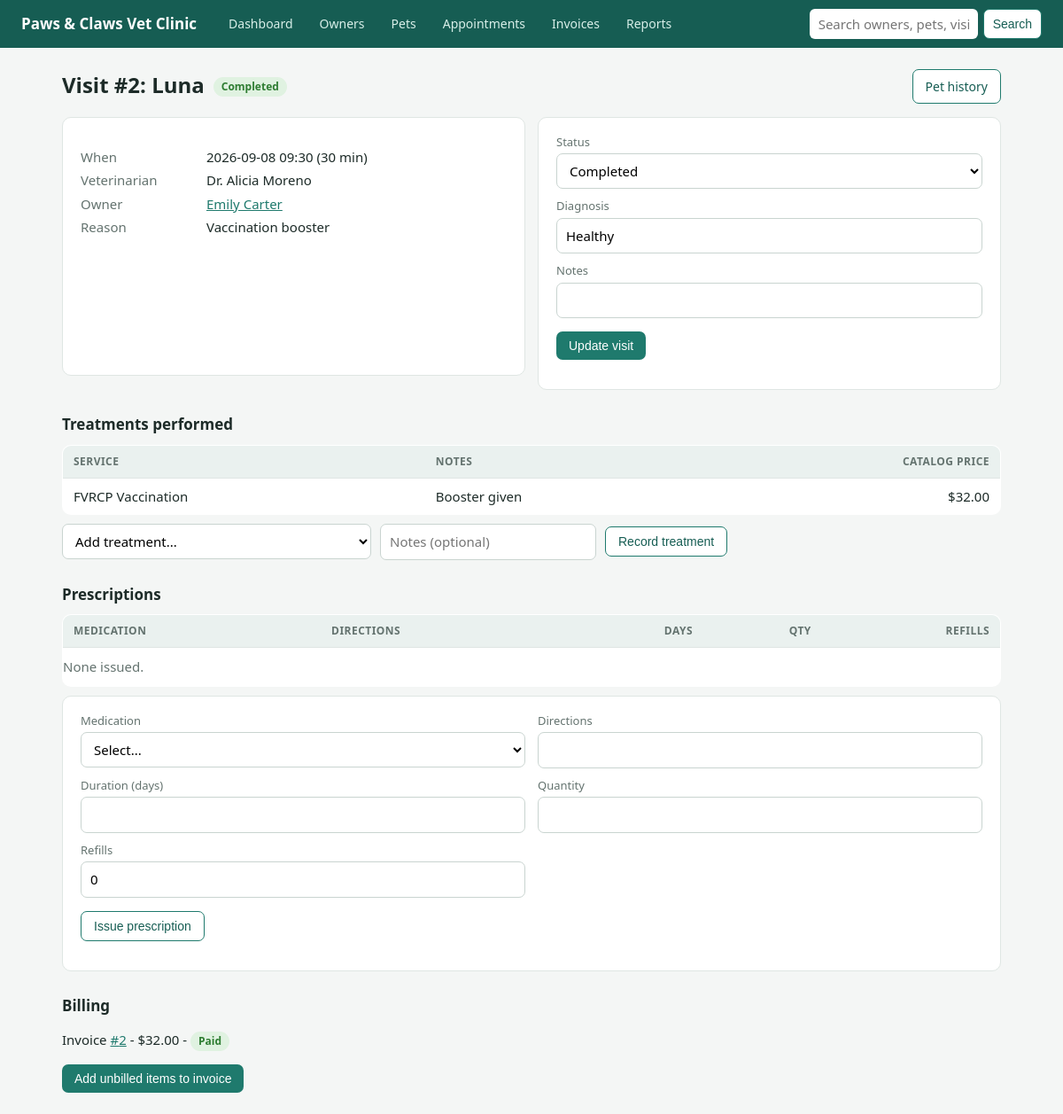
/appointments/2, run on the app's committed database.
### tables this page shows
CREATE TABLE appointment (
    appointment_id  INTEGER PRIMARY KEY AUTOINCREMENT,
    pet_id          INTEGER      NOT NULL,
    vet_id          INTEGER      NOT NULL,
    appt_datetime   DATETIME     NOT NULL,          -- 'YYYY-MM-DD HH:MM'
    duration_min    INTEGER      NOT NULL DEFAULT 30 CHECK (duration_min > 0),
    reason          VARCHAR(200) NOT NULL,
    status          VARCHAR(12)  NOT NULL DEFAULT 'Scheduled'
        CHECK (status IN ('Scheduled','Completed','Cancelled','No-Show')),
    diagnosis       VARCHAR(255),
    notes           VARCHAR(500),
    CONSTRAINT uq_vet_slot UNIQUE (vet_id, appt_datetime),   -- no double-booking
    CONSTRAINT fk_appt_pet FOREIGN KEY (pet_id)
        REFERENCES pet (pet_id) ON UPDATE CASCADE ON DELETE RESTRICT,
    CONSTRAINT fk_appt_vet FOREIGN KEY (vet_id)
        REFERENCES veterinarian (vet_id) ON UPDATE CASCADE ON DELETE RESTRICT
);

CREATE TABLE pet (
    pet_id          INTEGER PRIMARY KEY AUTOINCREMENT,
    owner_id        INTEGER      NOT NULL,          -- exactly one primary owner
    breed_id        INTEGER      NOT NULL,          -- species is reached through breed
    pet_name        VARCHAR(40)  NOT NULL,
    sex             CHAR(1)      NOT NULL CHECK (sex IN ('M','F')),
    birth_date      DATE,
    color           VARCHAR(40),
    weight_kg       DECIMAL(5,2) CHECK (weight_kg > 0),
    microchip_no    VARCHAR(20)  UNIQUE,
    status          VARCHAR(12)  NOT NULL DEFAULT 'Active'
        CHECK (status IN ('Active','Deceased','Transferred')),
    CONSTRAINT fk_pet_owner FOREIGN KEY (owner_id)
        REFERENCES owner (owner_id) ON UPDATE CASCADE ON DELETE RESTRICT,
    CONSTRAINT fk_pet_breed FOREIGN KEY (breed_id)
        REFERENCES breed (breed_id) ON UPDATE CASCADE ON DELETE RESTRICT
);

CREATE TABLE treatment (                            -- a service performed at a visit
    treatment_id    INTEGER PRIMARY KEY AUTOINCREMENT,
    appointment_id  INTEGER      NOT NULL,
    service_id      INTEGER      NOT NULL,
    notes           VARCHAR(255),
    CONSTRAINT fk_trt_appt FOREIGN KEY (appointment_id)
        REFERENCES appointment (appointment_id) ON UPDATE CASCADE ON DELETE CASCADE,
    CONSTRAINT fk_trt_service FOREIGN KEY (service_id)
        REFERENCES service (service_id) ON UPDATE CASCADE ON DELETE RESTRICT
);

CREATE TABLE service (
    service_id      INTEGER PRIMARY KEY AUTOINCREMENT,
    service_name    VARCHAR(80)  NOT NULL UNIQUE,
    category        VARCHAR(20)  NOT NULL
        CHECK (category IN ('Exam','Vaccination','Surgery','Dental','Laboratory','Imaging','Procedure')),
    description     VARCHAR(255),
    standard_price  DECIMAL(8,2) NOT NULL CHECK (standard_price >= 0),
    is_active       INTEGER      NOT NULL DEFAULT 1 CHECK (is_active IN (0,1))
);

CREATE TABLE invoice (
    invoice_id      INTEGER PRIMARY KEY AUTOINCREMENT,
    appointment_id  INTEGER      NOT NULL UNIQUE,   -- one invoice per visit
    owner_id        INTEGER      NOT NULL,          -- bill-to party at time of billing
    invoice_date    DATE         NOT NULL,
    due_date        DATE         NOT NULL,
    status          VARCHAR(10)  NOT NULL DEFAULT 'Issued' CHECK (status IN ('Issued','Void')),
    CONSTRAINT ck_due CHECK (due_date >= invoice_date),
    CONSTRAINT fk_inv_appt FOREIGN KEY (appointment_id)
        REFERENCES appointment (appointment_id) ON UPDATE CASCADE ON DELETE RESTRICT,
    CONSTRAINT fk_inv_owner FOREIGN KEY (owner_id)
        REFERENCES owner (owner_id) ON UPDATE CASCADE ON DELETE RESTRICT
);

### app/app.py (the view)
@app.route("/appointments/<int:aid>")
def appointment_detail(aid):
    a = appt_bundle(aid)
    if not a:
        return "Appointment not found", 404
    treatments = q("""SELECT t.*, s.service_name, s.standard_price FROM treatment t JOIN service s USING(service_id)
                      WHERE appointment_id=?""", (aid,))
    rx = q("""SELECT r.*, m.medication_name||' '||m.strength med, m.unit_price FROM prescription r
              JOIN medication m USING(medication_id) WHERE appointment_id=?""", (aid,))
    inv = q("SELECT * FROM v_invoice_summary WHERE appointment_id=?", (aid,), True)
    services = q("SELECT * FROM service WHERE is_active=1 ORDER BY category, service_name")
    meds = q("SELECT * FROM medication ORDER BY medication_name")
    return render_template("appointment_detail.html", a=a, treatments=treatments, rx=rx, inv=inv,
                           services=services, meds=meds)

### app/app.py (called while the page is built)
def db():
    if "db" not in g:
        g.db = sqlite3.connect(DB)
        g.db.row_factory = sqlite3.Row
        g.db.execute("PRAGMA foreign_keys = ON")
    return g.db

def q(sql, args=(), one=False):
    cur = db().execute(sql, args)
    rows = cur.fetchall()
    return (rows[0] if rows else None) if one else rows

@app.template_filter("money")
def money(v):
    return f"${(v or 0):,.2f}"

def appt_bundle(aid):
    a = q("""SELECT a.*, p.pet_name, p.owner_id, o.first_name||' '||o.last_name owner, 'Dr. '||v.first_name||' '||v.last_name vet_name
             FROM appointment a JOIN pet p USING(pet_id) JOIN owner o USING(owner_id) JOIN veterinarian v USING(vet_id)
             WHERE a.appointment_id=?""", (aid,), True)
    return a

### app/templates/appointment_detail.html (shortened to what this page needs)
{% extends "base.html" %}{% block body %}
<div class="bar"><h1>Visit #{{ a.appointment_id }}: {{ a.pet_name }}</h1><span class="tag {{ a.status }}">{{ a.status }}</span>
<a class="btn sec" href="{{ url_for('pet_detail', pid=a.pet_id) }}">Pet history</a></div>
<div class="grid g2"><div class="card"><dl class="kv"><dt>When</dt><dd>{{ a.appt_datetime }} ({{ a.duration_min }} min)</dd><dt>Veterinarian</dt><dd>{{ a.vet_name }}</dd>
<dt>Owner</dt><dd><a href="{{ url_for('owner_detail', oid=a.owner_id) }}">{{ a.owner }}</a></dd><dt>Reason</dt><dd>{{ a.reason }}</dd></dl></div>
<form method="post" action="{{ url_for('appointment_update', aid=a.appointment_id) }}" class="card" style="margin:0">
<label style="margin-top:0">Status</label><select name="status">{% for x in ['Scheduled','Completed','Cancelled','No-Show'] %}<option {{ 'selected' if a.status==x }}>{{ x }}</option>{% endfor %}</select>
<label>Diagnosis</label><input name="diagnosis" value="{{ a.diagnosis or '' }}"><label>Notes</label><input name="notes" value="{{ a.notes or '' }}"><p><button class="btn">Update visit</button></p></form></div>
<h2>Treatments performed</h2><table><tr><th>Service</th><th>Notes</th><th class="num">Catalog price</th></tr>
{% for t in treatments %}<tr><td>{{ t.service_name }}</td><td>{{ t.notes or '' }}</td><td class="num">{{ t.standard_price|money }}</td></tr>{% else %}<tr><td colspan="3" class="empty">None recorded.</td></tr>{% endfor %}</table>
<form method="post" action="{{ url_for('add_treatment', aid=a.appointment_id) }}" class="bar noprint" style="margin-top:10px"><select name="service_id" required><option value="">Add treatment...</option></select><input name="notes" placeholder="Notes (optional)"><button class="btn sec">Record treatment</button></form>
<h2>Prescriptions</h2><table><tr><th>Medication</th><th>Directions</th><th class="num">Days</th><th class="num">Qty</th><th class="num">Refills</th></tr>
{% for r in rx %}<tr><td>{{ r.med }}</td><td>{{ r.dosage_directions }}</td><td class="num">{{ r.duration_days or '' }}</td><td class="num">{{ r.quantity_dispensed }}</td><td class="num">{{ r.refills_allowed }}</td></tr>{% else %}<tr><td colspan="5" class="empty">None issued.</td></tr>{% endfor %}</table>
<form method="post" action="{{ url_for('add_prescription', aid=a.appointment_id) }}" class="card noprint" style="margin-top:10px"><div class="row">
<div><label style="margin-top:0">Medication</label><select name="medication_id" required><option value="">Select...</option></select></div>
<div><label style="margin-top:0">Directions</label><input name="dosage_directions" required></div>
<div><label>Duration (days)</label><input type="number" name="duration_days" min="1"></div><div><label>Quantity</label><input type="number" name="quantity_dispensed" min="1" required></div>
<div><label>Refills</label><input type="number" name="refills_allowed" min="0" max="12" value="0"></div></div><p><button class="btn sec">Issue prescription</button></p></form>
<h2>Billing</h2>{% if inv %}<p>Invoice <a href="{{ url_for('invoice_detail', iid=inv.invoice_id) }}">#{{ inv.invoice_id }}</a> - {{ inv.total_amount|money }} - <span class="tag {{ inv.payment_status.replace(' ','-') }}">{{ inv.payment_status }}</span></p>{% endif %}
<form method="post" action="{{ url_for('make_invoice', aid=a.appointment_id) }}"><button class="btn">{{ 'Add unbilled items to invoice' if inv else 'Generate invoice' }}</button></form>{% endblock %}

### app/static/style.css (style rules this page uses)
:root { --bg:#f4f6f5;--card:#fff;--ink:#1d2b28;--mute:#64736f;--brand:#1f7a6d;--brand-d:#165d53;--line:#dfe6e3;--bad:#b3261e;--ok:#2e7d32;--warn:#b26a00 }
* { box-sizing:border-box }
body { margin:0;font:15px/1.5 system-ui,-apple-system,"Segoe UI",Roboto,sans-serif;background:var(--bg);color:var(--ink) }
h1 { font-size:24px;margin:0 0 4px }
h2 { font-size:17px;margin:26px 0 10px }
.card { background:var(--card);border:1px solid var(--line);border-radius:10px;padding:18px 20px;margin-bottom:16px }
.grid { display:grid;gap:14px }
.g2 { grid-template-columns:1fr 1fr }
table { width:100%;border-collapse:collapse;background:var(--card);border:1px solid var(--line);border-radius:10px;overflow:hidden }
th { background:#eaf1ef;text-align:left;font-size:12px;text-transform:uppercase;letter-spacing:.04em;color:var(--mute);padding:9px 12px }
td { padding:9px 12px;border-top:1px solid var(--line);vertical-align:top }
td.num,th.num { text-align:right;font-variant-numeric:tabular-nums }
a { color:var(--brand) }
.btn { display:inline-block;background:var(--brand);color:#fff;border:0;border-radius:7px;padding:8px 14px;font-size:14px;cursor:pointer;text-decoration:none }
.btn.sec { background:#fff;color:var(--brand-d);border:1px solid var(--brand) }
.bar { display:flex;gap:10px;align-items:center;margin-bottom:14px;flex-wrap:wrap }
label { display:block;font-size:13px;color:var(--mute);margin:10px 0 3px }
input,select,textarea { width:100%;padding:8px 10px;border:1px solid #c9d4d0;border-radius:7px;font:inherit;background:#fff }
.bar input,.bar select { width:auto }
.row { display:grid;grid-template-columns:1fr 1fr;gap:0 14px }
.tag { display:inline-block;padding:2px 9px;border-radius:99px;font-size:12px;font-weight:600;background:#e8eeec;color:#44514e }
.tag.Completed,.tag.Paid,.tag.Active { background:#e0f2e1;color:var(--ok) }
.kv { display:grid;grid-template-columns:130px 1fr;gap:4px 12px }
.kv dt { color:var(--mute) }
.kv dd { margin:0 }
.empty { color:var(--mute);padding:10px 0 }

### data on the page
appointment: appointment_id "2", status "Completed", appt_datetime "2026-09-08 09:30", duration_min "30", reason "Vaccination booster", diagnosis "Healthy"
pet: pet_name "Luna"
treatment: service_name "FVRCP Vaccination", notes "Booster given", standard_price "$32.00"
invoice: invoice_id "2"

### other printed values
{{ a.vet_name }} "Dr. Alicia Moreno"
{{ a.owner }} "Emily Carter"
{{ inv.total_amount|money }} "$32.00"
{{ inv.payment_status }} "Paid"
{{ 'Add unbilled items to invoice' if inv else 'Generate invoice' }} "Add unbilled items to invoice"
form field status "Completed"
